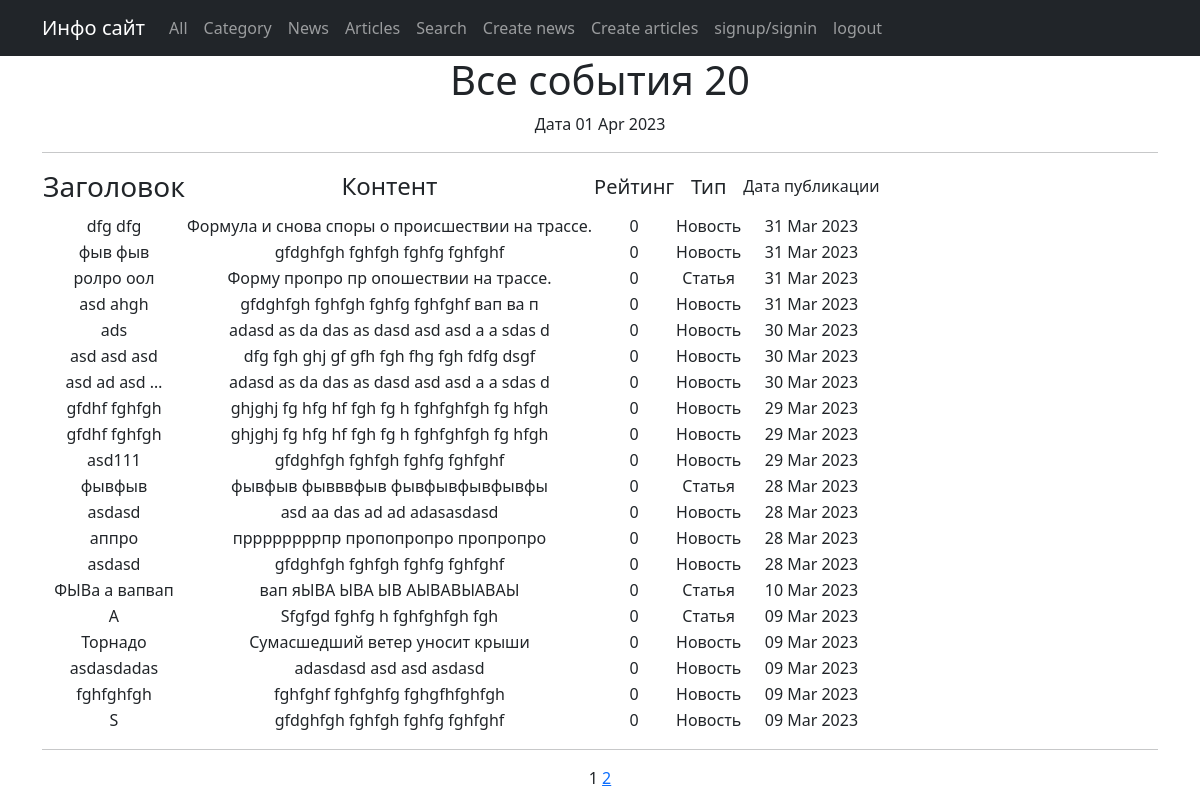
/posts/, run on the app's committed database.
### posts/models.py (models this page shows, shortened)
class Post(models.Model):
    article = 'ARTI'
    news = 'NEWS'
    POST_TYPE = [
        (article, 'Статья'),
        (news, 'Новость')
    ]
    author = models.ForeignKey(Author, on_delete=models.CASCADE)
    types = models.CharField(max_length=4, choices=POST_TYPE, default=news)
    time_date = models.DateTimeField(auto_now_add=True)
    category = models.ManyToManyField(Category, through='PostCategory')
    title = models.CharField(max_length=255, blank=False)
    content = models.TextField(blank=False)
    rating = models.IntegerField(default=0)

### posts/views.py (the view)
# urls.py: path('', PostList.as_view(), name='post_list'),
class PostList(ListView):
    model = Post
    ordering = '-time_date'
    template_name = 'posts.html'
    context_object_name = 'posts'
    paginate_by = 20
    def get_context_data(self, **kwargs):
        context = super().get_context_data(**kwargs)
        context['num_of_posts'] = len(Post.objects.filter())
        return context

### posts/templatetags/custom_filters.py (called while the page is built)
@register.filter()
def censor(value):
    new_list = list(value.split())
    if isinstance(value, str):
        for i in range(len(new_list)):
            if new_list[i].lower() in censor_list:
                s = new_list[i]
                new_list[i] = s[:2] + '*' * (len(s) - 2)
        return ' '.join(new_list)
    else:
        raise TypeError('Объект не является строкой')

### posts/templatetags/custom_tags.py (called while the page is built)
@register.simple_tag()
def current_time(format_string='%b %d %Y'):
    return datetime.utcnow().strftime(format_string)

### templates/posts.html (shortened to what this page needs)
{% extends 'flatpages/default.html' %}
{% load custom_filters %}
{% load custom_tags %}
{% block content %}
<h1>Все события {{ posts|length }} </h1>
Дата {% current_time '%d %b %Y' %}
<hr>
    {% if posts %}
        <table>
            <tr>
                <td><h3>Заголовок</h3></td>
                <td><h4>Контент</h4></td>
                <td><h5>Рейтинг</h5></td>
                <td><h5>Тип</h5></td>
                <td><h6>Дата публикации</h6></td>
            </tr>
            {% for post in posts %}
            <tr>
                <td>{{ post.title|truncatewords:3|censor }}</td>
                <td>{{ post.content|truncatewords:20|censor }}</td>
                <td>{{ post.rating }}</td>
                <td>{{ post.get_types_display }}</td>
                <td>{{ post.time_date|date:'d M Y' }}</td>
            </tr>
            {% endfor %}
        </table>
    {% else %}
        <h2>Новостей нет!</h2>
    {% endif %}
    <hr>
    {{ page_obj.number }}
    {% if page_obj.has_next %}
        <a href="?page={{ page_obj.next_page_number }}">{{ page_obj.next_page_number }}</a>
    {% endif %}
{% endblock content %}

### data on the page
Post: title|censor "dfg dfg", content|censor "Формула и снова споры о происшествии на трассе.", rating "0", types "Новость", time_date "31 Mar 2023"
Post: title|censor "фыв фыв", content|censor "gfdghfgh fghfgh fghfg fghfghf", rating "0", types "Новость", time_date "31 Mar 2023"
Post: title|censor "ролро оол", content|censor "Форму пропро пр опошествии на трассе.", rating "0", types "Статья", time_date "31 Mar 2023"
Post: title|censor "asd ahgh", content|censor "gfdghfgh fghfgh fghfg fghfghf вап ва п", rating "0", types "Новость", time_date "31 Mar 2023"
Post: title|censor "ads", content|censor "adasd as da das as dasd asd asd a a sdas d", rating "0", types "Новость", time_date "30 Mar 2023"
Post: title|censor "asd asd asd", content|censor "dfg fgh ghj gf gfh fgh fhg fgh fdfg dsgf", rating "0", types "Новость", time_date "30 Mar 2023"
Post: title|censor "asd ad asd …", content|censor "adasd as da das as dasd asd asd a a sdas d", rating "0", types "Новость", time_date "30 Mar 2023"
Post: title|censor "gfdhf fghfgh", content|censor "ghjghj fg hfg hf fgh fg h fghfghfgh fg hfgh", rating "0", types "Новость", time_date "29 Mar 2023"
Post: title|censor "gfdhf fghfgh", content|censor "ghjghj fg hfg hf fgh fg h fghfghfgh fg hfgh", rating "0", types "Новость", time_date "29 Mar 2023"
Post: title|censor "asd111", content|censor "gfdghfgh fghfgh fghfg fghfghf", rating "0", types "Новость", time_date "29 Mar 2023"
Post: title|censor "фывфыв", content|censor "фывфыв фывввфыв фывфывфывфывфы", rating "0", types "Статья", time_date "28 Mar 2023"
Post: title|censor "asdasd", content|censor "asd aa das ad ad adasasdasd", rating "0", types "Новость", time_date "28 Mar 2023"
Post: title|censor "аппро", content|censor "пррррррррпр пропопропро пропропро", rating "0", types "Новость", time_date "28 Mar 2023"
Post: title|censor "asdasd", content|censor "gfdghfgh fghfgh fghfg fghfghf", rating "0", types "Новость", time_date "28 Mar 2023"
Post: title|censor "ФЫВа а вапвап", content|censor "вап яЫВА ЫВА ЫВ АЫВАВЫАВАЫ", rating "0", types "Статья", time_date "10 Mar 2023"
Post: title|censor "A", content|censor "Sfgfgd fghfg h fghfghfgh fgh", rating "0", types "Статья", time_date "09 Mar 2023"
Post: title|censor "Торнадо", content|censor "Сумасшедший ветер уносит крыши", rating "0", types "Новость", time_date "09 Mar 2023"
Post: title|censor "asdasdadas", content|censor "adasdasd asd asd asdasd", rating "0", types "Новость", time_date "09 Mar 2023"
Post: title|censor "fghfghfgh", content|censor "fghfghf fghfghfg fghgfhfghfgh", rating "0", types "Новость", time_date "09 Mar 2023"
Post: title|censor "S", content|censor "gfdghfgh fghfgh fghfg fghfghf", rating "0", types "Новость", time_date "09 Mar 2023"

### other printed values
{{ posts|length }} "20"
{{ page_obj.number }} "1"
{{ page_obj.next_page_number }} "2"
